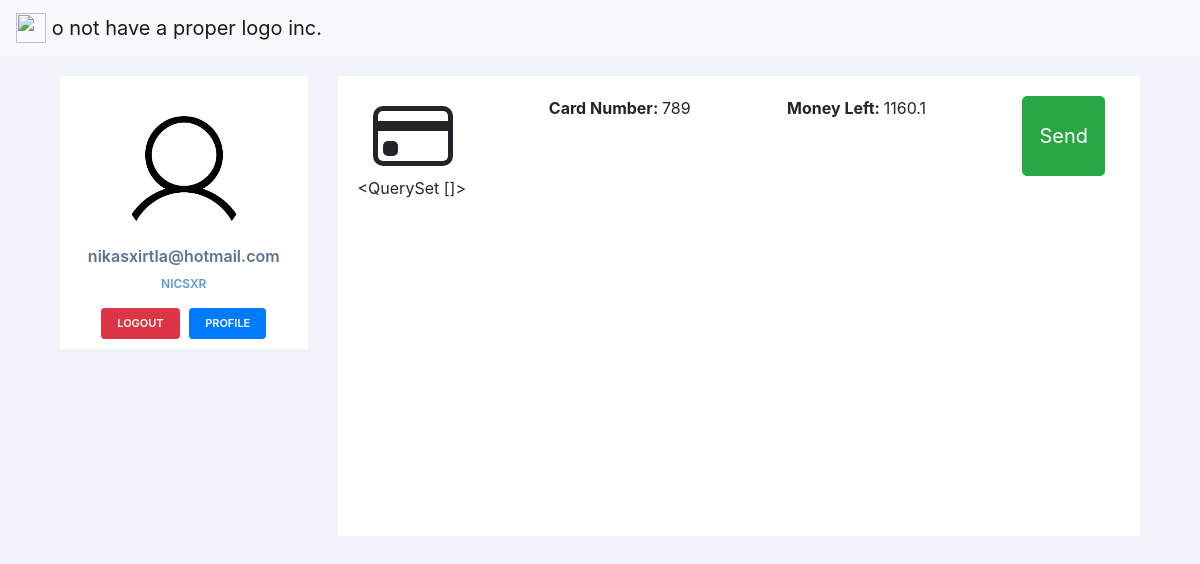
Page /dashboard/ (signed in) on the committed database.
### accounts/models.py (models this page shows, shortened)
class Account(AbstractBaseUser):
	email 					= models.EmailField(verbose_name="email", max_length=60, unique=True)
	username 				= models.CharField(max_length=30, unique=True)
	date_joined				= models.DateTimeField(verbose_name='date joined', auto_now_add=True)
	last_login				= models.DateTimeField(verbose_name='last login', auto_now=True)
	is_admin				= models.BooleanField(default=False)
	is_active				= models.BooleanField(default=True)
	is_staff				= models.BooleanField(default=False)
	is_superuser			= models.BooleanField(default=False)
	card_number 			= models.CharField(default=random_card(10), max_length=10)
	money                   = models.FloatField(default=10)
	USERNAME_FIELD = 'username'
	REQUIRED_FIELDS = ['email']
	objects = MyAccountManager()

### accounts/views.py (the view)
# urls.py: path('dashboard/', dashboard_view),
@login_required
def dashboard_view(request):
    user = request.user
    my_transactions = Transaction.objects.filter(sender = user.username)
    context = {
        'transactions': my_transactions
    }
    return render(request, 'dashboard/home.html', context)

### templates/dashboard/home.html (shortened to what this page needs)
{% extends "dashboard/base.html" %}
{% block content %}
<div class="container d-flex justify-content-between">
    <span><strong>Card Number: </strong>{{user.card_number}}</span>
    <span><strong>Money Left: </strong>{{user.money}}</span>
    <button type="button" class="btn btn-success btn-lg " onclick="location.href = '/dashboard/send';">Send</button>
</div>
{{transactions}}
{% endblock content %}

### templates/dashboard/base.html (shortened to what this page needs)
{% load static %}
<!doctype html>
<html lang="en">
  <head>
    <link rel="stylesheet" href="https://stackpath.bootstrapcdn.com/bootstrap/4.4.1/css/bootstrap.min.css">
    <link rel="stylesheet" type="text/css" href="{% static 'css/style.css' %}">
  </head>
	<body>
    <nav class="navbar navbar-light bg-light">
      <a class="navbar-brand" href="/dashboard">
        <img src="https://upload.wikimedia.org/wikipedia/commons/thumb/8/82/Discord_black_D.svg/778px-Discord_black_D.svg.png" width="30" height="30" class="d-inline-block align-top" alt="">
        o not have a proper logo inc.
      </a>
    </nav>
    <div class="container">
      <div class="row profile">
          <div class="col-md-3">
              <div class="profile-sidebar">
                  <div class="profile-usertitle">
                      <div class="profile-userpic">
                          <a href='/dashboard'><img src="{% static 'profile_placeholder.png' %}" class="img-responsive" alt=""></a>
                      </div>
                      <div class="profile-usertitle-name">
                          {{user.email}}
                      </div>
                      <div class="profile-usertitle-job">
                          {{user.username}}
                      </div>
                  </div>
                  <div class="profile-userbuttons">
                      <button type="button" class="btn btn-danger btn-sm" onclick="location.href = '/logout';"> Logout </button>
                      <button type="button" class="btn btn-primary btn-sm" onclick="location.href = '/dashboard/profile';">Profile</button>
                  </div>
              </div>
          </div>
          <div class="col-md-9">
              <div class="profile-content">
                {% block content %}{% endblock content %}
              </div>
          </div>
      </div>
  </div>
	</body>
</html>

### static/css/style.css (style rules this page uses)
body { background: #F1F3FA; }
.profile { margin: 20px 0; }
.profile-sidebar { padding: 20px 0 10px 0; background: #fff; }
.profile-userpic img { float: none; margin: 0 auto; width: 50%; height: 50%; -webkit-border-radius: 50% !important; -moz-border-radius: 50% !important; border-radius: 50% !important; }
.profile-usertitle { text-align: center; margin-top: 20px; }
.profile-usertitle-name { color: #5a7391; font-size: 16px; font-weight: 600; margin-bottom: 7px; }
.profile-usertitle-job { text-transform: uppercase; color: #5b9bd1; font-size: 12px; font-weight: 600; margin-bottom: 15px; }
.profile-userbuttons { text-align: center; margin-top: 10px; }
.profile-userbuttons .btn { text-transform: uppercase; font-size: 11px; font-weight: 600; padding: 6px 15px; margin-right: 5px; }
.profile-userbuttons .btn:last-child { margin-right: 0px; }
a { color: inherit; text-decoration: none; }
.profile-content { padding: 20px; background: #fff; min-height: 460px; }

### rows in the picture
Account: email "nikasxirtla@hotmail.com", username "NICSXR", card_number "789", money "1160.1"

### other values in the picture
{{ transactions }} "<QuerySet []>"
